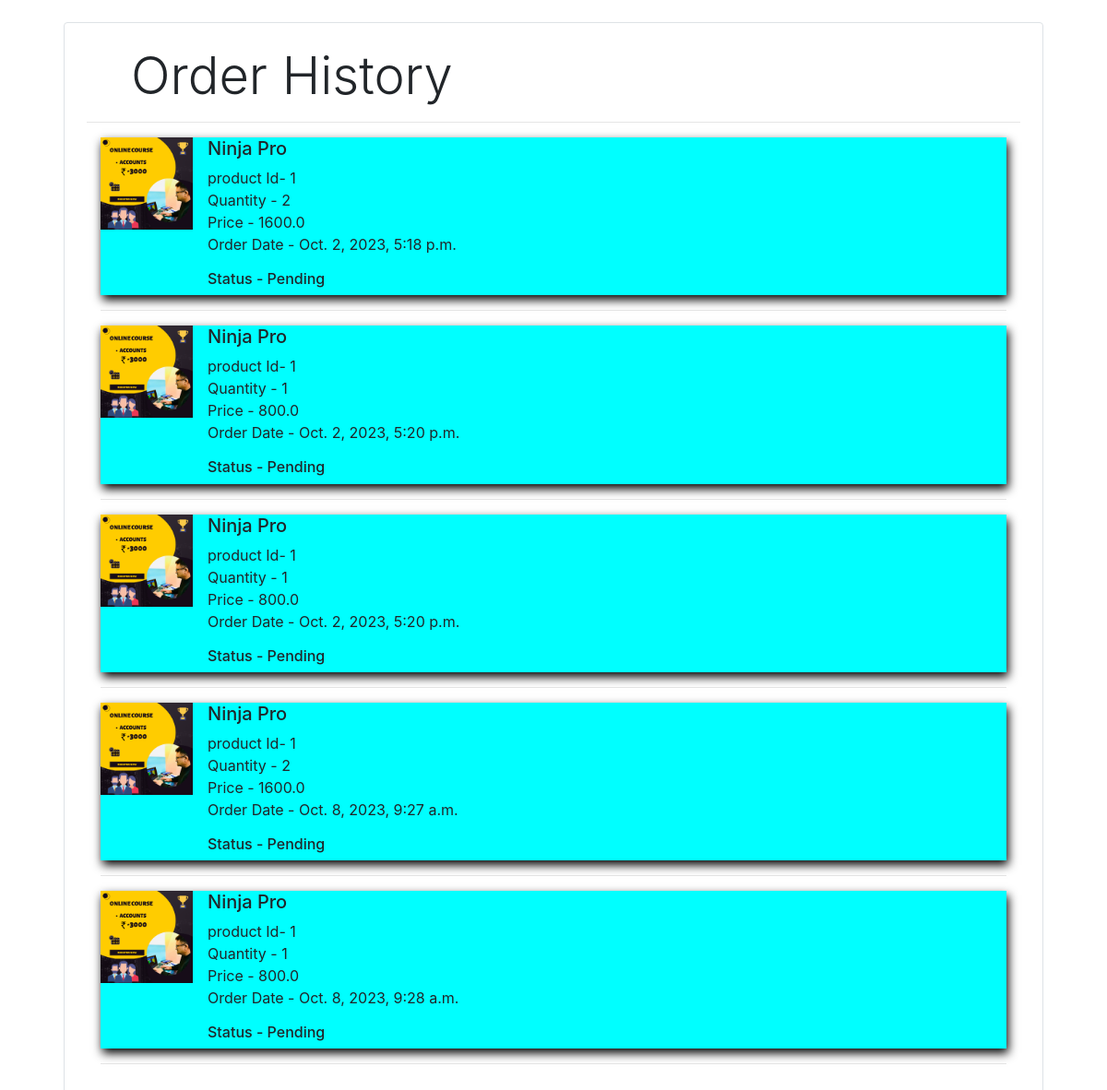
Page /myorders (signed in) on the committed database.
### mainpage/models.py (models this page shows, shortened)
class order(models.Model):
    customer=models.ForeignKey(ExtendedUser,on_delete=models.CASCADE)
    product_order=models.ForeignKey(Product,on_delete=models.CASCADE)
    cust_ki_id=models.IntegerField(default=0)
    cust_ka_name=models.CharField(max_length=100,default=0)
    cust_ka_username=models.CharField(max_length=100,default=0)
    cust_ka_phone=models.CharField(max_length=12,default=0)
    cust_ka_alt_no=models.CharField(max_length=12,default=0)
    cust_ki_email=models.CharField(max_length=100,default=0)
    cust_ka_address=models.CharField(max_length=500,default=0)
    Product_ki_id=models.IntegerField(default=0)
    product_ki_img=models.ImageField(upload_to='productimages',default=0)
    Product_ki_quantity=models.IntegerField(default=1)
    product_ki_price=models.FloatField(default=0)
    product_ka_name=models.CharField(max_length=100,default=0)
    status=models.BooleanField(default=False)
    add_on=models.DateTimeField(auto_now_add=True,null=True)

### mainpage/views.py (the view)
def myorders(request):
    if request.user.is_authenticated:
        mcart=order.objects.filter(cust_ki_id=request.user.id)
        return render(request,'myorders.html',{'mcart':mcart})
    return redirect('login')

### mainpage/templatetags/custom_filter.py (called while the page is built)
@register.filter(name='multiply')
def multiply(number  , number1):
    return number*number1

### templates/myorders.html (shortened to what this page needs)
<!DOCTYPE html>
<html lang="en">
<head>
  {% load custom_filter %}
</head>
<link rel="stylesheet" href="https://stackpath.bootstrapcdn.com/bootstrap/4.5.2/css/bootstrap.min.css"
>
<body>
  <div class="container">
    <div class="border rounded p-4 m-4">
      <p class="display-4 pl-4 ml-4">Order History</p>
      <hr>
      <section class="maindata container">
        {% for i in mcart %}
        <div class="media" style="background-color: aqua;box-shadow: 2px 5px 10px black;">
          <img src="{{i.product_ki_img.url}}" class="mr-3 img-fluid" alt="..." style="width: 100px;">
          <div class="media-body">
            <h5 class="mt-0" style="text-transform: capitalize;">{{i.product_ka_name}}</h5>
            <p> product Id- {{i.Product_ki_id}} <br> Quantity - {{i.Product_ki_quantity}} <br> Price -
              {{i.Product_ki_quantity|multiply:i.product_ki_price}} <br> Order Date - {{i.add_on}} </p>
            {% if i.status %}
            <h6> Status - Delivered</h6>
            {% else %}
            <h6> Status - Pending</h6>
            {% endif %}
          </div>
        </div>
        <hr>
        {% endfor %}
      </section>
    </div>
</body>
</html>

### rows in the picture
order: product_ki_img (picture), product_ka_name "Ninja Pro", Product_ki_id "1", Product_ki_quantity "2", Product_ki_quantity|multiply "1600.0", add_on "Oct. 2, 2023, 5:18 p.m.", status "Status - Pending"
order: product_ki_img (picture), product_ka_name "Ninja Pro", Product_ki_id "1", Product_ki_quantity "1", Product_ki_quantity|multiply "800.0", add_on "Oct. 2, 2023, 5:20 p.m.", status "Status - Pending"
order: product_ki_img (picture), product_ka_name "Ninja Pro", Product_ki_id "1", Product_ki_quantity "1", Product_ki_quantity|multiply "800.0", add_on "Oct. 2, 2023, 5:20 p.m.", status "Status - Pending"
order: product_ki_img (picture), product_ka_name "Ninja Pro", Product_ki_id "1", Product_ki_quantity "2", Product_ki_quantity|multiply "1600.0", add_on "Oct. 8, 2023, 9:27 a.m.", status "Status - Pending"
order: product_ki_img (picture), product_ka_name "Ninja Pro", Product_ki_id "1", Product_ki_quantity "1", Product_ki_quantity|multiply "800.0", add_on "Oct. 8, 2023, 9:28 a.m.", status "Status - Pending"
